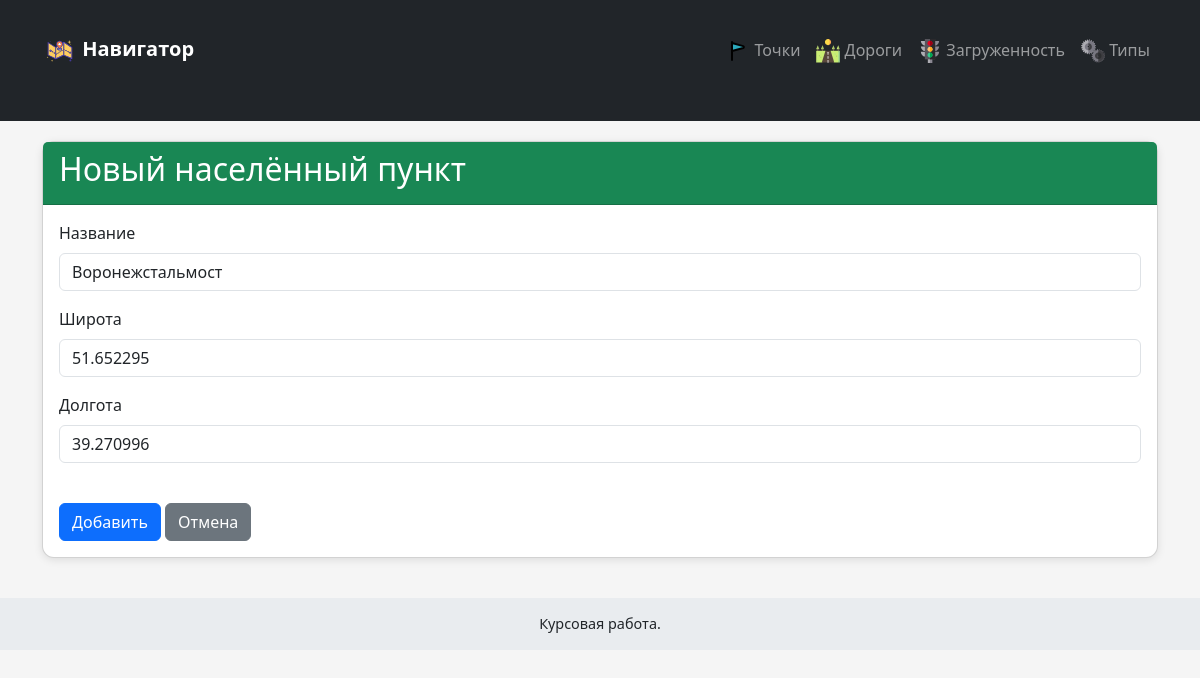
/locations/10/update/, run on an earlier commit of the app's database.
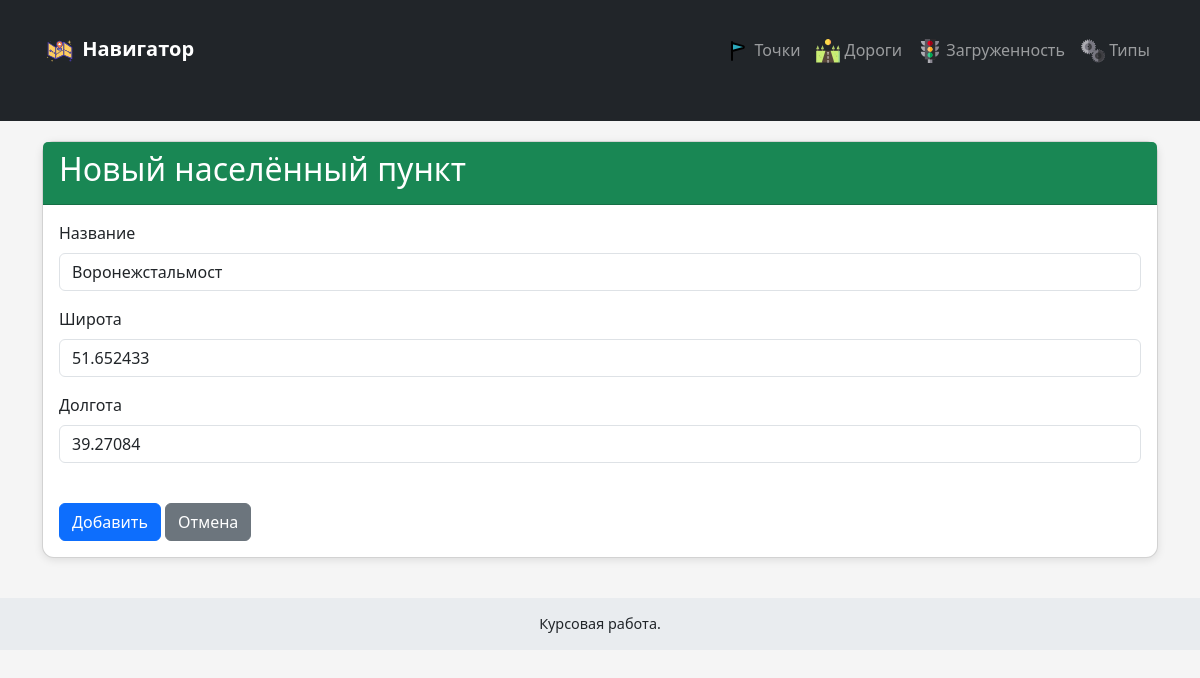
And on a later commit of the database.
### traffic/models.py (models this page shows, shortened)
class Location(models.Model):
    name = models.CharField(max_length=100, verbose_name="Название")
    latitude = models.FloatField(verbose_name="Широта")
    longitude = models.FloatField(verbose_name="Долгота")
    class Meta:
        verbose_name = 'Населённый пункт'
        verbose_name_plural = 'Населённые пункты'
        unique_together = ('latitude', 'longitude')

### traffic/views.py (the view, shortened to what this page needs)
    def handler(request, pk=None):
        if (pk is not None and request.path.endswith('/update/')) or request.path.endswith('/create/'):
            is_update = pk is not None and request.path.endswith('/update/')
            obj = get_object_or_404(model, pk=pk) if is_update else None
            if request.method == 'POST':
                form = form_class(request.POST, instance=obj)
                if form.is_valid():
                    saved_obj = form.save()
                    if is_update:
                        return redirect(f'{template_base}_detail', pk=saved_obj.pk)
                    else:
                        return redirect(f'{template_base}s')
                return render(request, f'traffic/create_{template_base}.html', {
                    'form': form,
                    template_base: obj,
                    'error': 'Форма была неверной',
                })
            else:
                form = form_class(instance=obj)
                return render(request, f'traffic/create_{template_base}.html', {
                    'form': form,
                    template_base: obj,
                })

### traffic/forms.py
class LocationForm(ModelForm):
    class Meta:
        model = Location
        fields = ['name', 'latitude', 'longitude']
        widgets = {
            'name': TextInput(attrs={'class': 'form-control', 'placeholder': 'Название пункта'}),
            'latitude': NumberInput(attrs={'class': 'form-control', 'placeholder': 'Широта'}),
            'longitude': NumberInput(attrs={'class': 'form-control', 'placeholder': 'Долгота'}),
        }

### traffic/templates/traffic/create_location.html (shortened to what this page needs)
{% extends 'traffic/layout.html' %}
{% block content %}
<div class="card">
    <div class="card-header bg-success text-white">
        <h2>Новый населённый пункт</h2>
    </div>
    <div class="card-body">
        <form method="post">
            <div class="mb-3">
                <label class="form-label">Название</label>
                {{ form.name }}
            </div>
            <div class="mb-3">
                <label class="form-label">Широта</label>
                {{ form.latitude }}
            </div>
            <div class="mb-3">
                <label class="form-label">Долгота</label>
                {{ form.longitude }}
            </div>
            <br>
            <button type="submit" class="btn btn-primary">Добавить</button>
            <a href="{% url 'locations' %}" class="btn btn-secondary">Отмена</a>
        </form>
    </div>
</div>
{% endblock %}

What changed in the data, as far as the page shows it:
changed Location "Воронежстальмост": latitude "51.652295" → "51.652433"; longitude "39.270996" → "39.27084"
